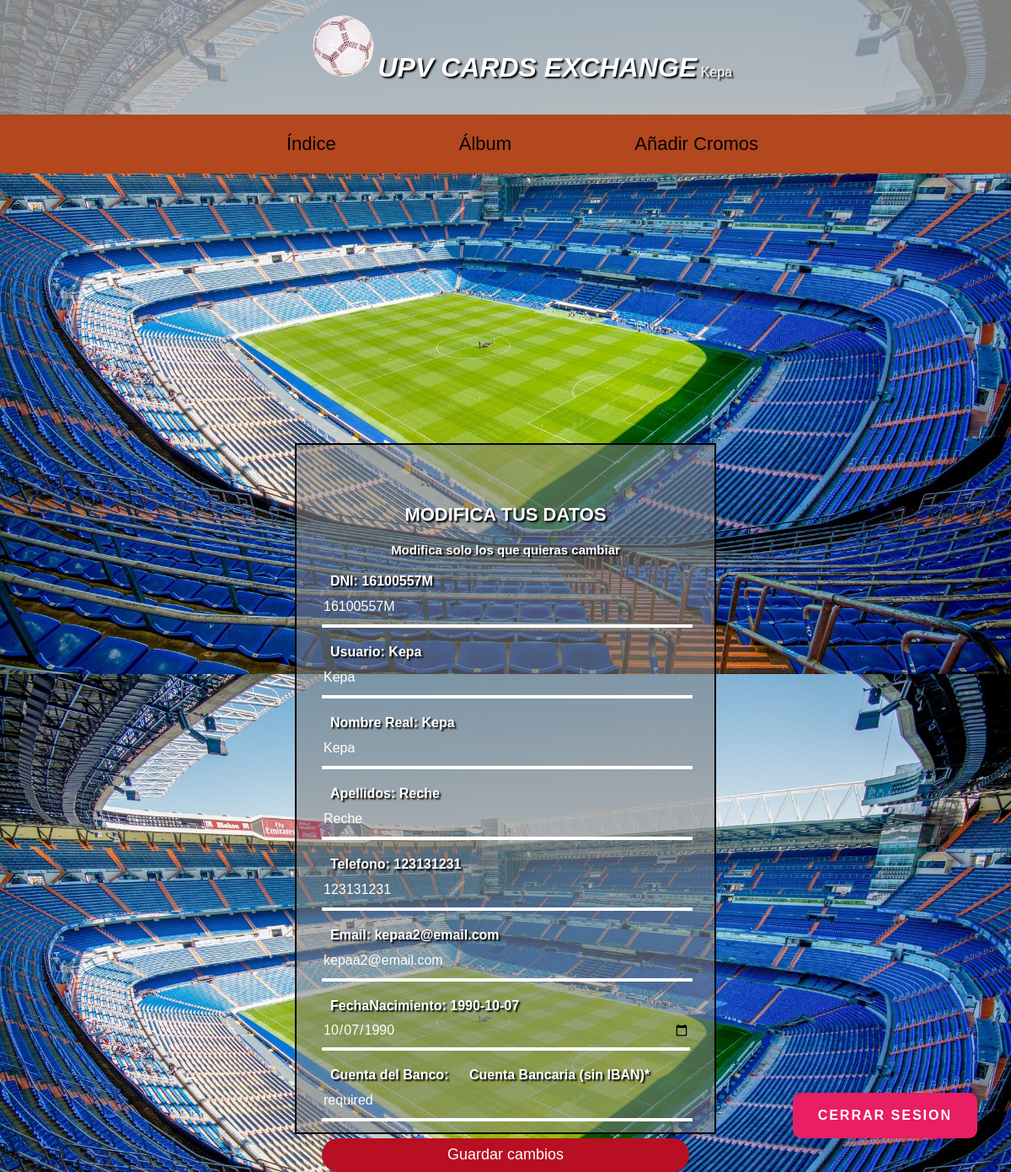
Screenshot of /app/modificarDatos.php (signed in) with the database file from the repository.
### tables this page shows
CREATE TABLE `usuario` (
  `NICK` varchar(20) NOT NULL,
  `PASSWD` varchar(255) NOT NULL,
  `EMAIL` varchar(20) DEFAULT NULL,
  `DNI` varchar(10) DEFAULT NULL,
  `NOMBRE` varchar(10) DEFAULT NULL,
  `APELLIDOS` varchar(30) DEFAULT NULL,
  `TELEFONO` int(11) DEFAULT NULL,
  `FECHANACIMIENTO` date DEFAULT NULL,
  `CUENTABANCO` varchar(255) DEFAULT NULL
);

### app/modificarDatos.php (the view, shortened to what this page needs)
<?php
    include_once("conexion.php");
?>
<!DOCTYPE html>
<html lang="es">
<head>
  <link rel="stylesheet" href="registro.css">
</head>
<body>
    <?php
    if(!isset($_SESSION['usuario']))
    {
        header("location: index.php");
    }
    else
    {
        $usuario = $_SESSION['usuario'];
        $consulta= "SELECT *FROM usuario WHERE NICK = '$usuario'";
        $fin = mysqli_query($conexion, $consulta);
        $lista = mysqli_fetch_array($fin);
    }
    ?>
    <header class="cabecera">
    <ul>
            <li>
                <div class="imagen_logo">
                    <img src="Proyecto_images/laliga.png">
                </div>
            </li>
            <li>
                <div class= "TituloPrincipal">
                    <em><h1>UPV CARDS EXCHANGE</h1></em>
                </div>
            </li>
        </ul>
        <?php
            echo $lista['NICK'];
        ?>
    </header>
    <nav class="menu">
    <ul>
      <?php
      echo '
      <li>
      <a href="index.php">Índice</a>
      </li>';
      echo '
      <li>
      <a href="album.php">Álbum</a>
      </li>';
      echo '
      <li>
      <a href="anadirCromos.php">Añadir Cromos</a>
      </li>';
      ?>
    </ul>
    </nav>
  <div class="container">
    <div class="login-box" style= height:820px>
      <h1>MODIFICA TUS DATOS</h1>
      <h4>Modifica solo los que quieras cambiar</h4>
      <form method = "post" id = "formulario">
        <label for="dni">DNI:
            <?php
                echo $lista["DNI"];
            ?>
        </label>
        <input type="bien" name = "dni" placeholder="Introduzca su DNI con mayuscula *" maxlength="9" value= <?php echo $lista["DNI"]; ?> required>
        <label for="username">Usuario:
            <?php
                echo $lista["NICK"];
            ?>
        </label>
        <input type="bien" name = "usuario" placeholder="Introduzca su nombre de usuario *" maxlength="20" value= <?php echo $lista["NICK"]; ?> required>
        <label for="nombre">Nombre Real:
            <?php
                echo $lista["NOMBRE"];
            ?>
        </label>
        <input type="bien" name = "nombre" placeholder="Introduzca su nombre" maxlength="20" value= <?php echo $lista["NOMBRE"]; ?> >
        <label for="apellidos">Apellidos:
            <?php
                echo $lista["APELLIDOS"];
            ?>
        </label>
        <input type="bien" name = "apellidos" placeholder="Introduzca sus apellidos" maxlength="20" value= <?php echo $lista["APELLIDOS"]; ?>>
        <label for="telefono">Telefono:
            <?php
                echo $lista["TELEFONO"];
            ?>
        </label>
        <input type="tel" name="telefono" id = "tlf"  placeholder="Introduzca su telefono" maxlength="9" pattern = "([0-9][ -]*){9}" value= <?php echo $lista["TELEFONO"]; ?> required>
        <label for="email">Email:
            <?php
                echo $lista["EMAIL"];
            ?>
        </label>
        <input type="email" name = "email" placeholder="Introduzca su e-mail *" maxlength="20" value= <?php echo $lista["EMAIL"]; ?> required>
        <label for="nacimiento">FechaNacimiento:
            <?php
                echo $lista["FECHANACIMIENTO"];
            ?>
        </label>
        <input type="date" name = "nacimiento" placeholder="Introduzca su nacimiento *" value= <?php echo $lista["FECHANACIMIENTO"]; ?> required>
        <label for="cuentaBanco">Cuenta del Banco:
        </label>
        <label for="cuentaBanco">Cuenta Bancaria (sin IBAN)*</label>
        <input type="bien" name = "cuentaBanco" placeholder="Introduzca su cuenta" pattern = "\d{20}" maxlength="20" value =
        <?php
            $claveCuentaBanco = "kePaReChe2021Joel";
            echo openssl_decrypt($lista["CUENTABANCO"], "AES-256-CBC", $claveCuentaBanco);
        ?> required>
        <input type="submit" name="boton_registro" value="Guardar cambios">
      </form>
    </div>
          <a href="logout.php" class="btn-flotante">Cerrar Sesion</a>
  </div>
</body>
</html>

### app/registro.css (style rules this page uses)
* { font-family:'Verdana', 'Arial Narrow', Arial, sans-serif; }
body { margin: 0; padding: 0; height: 100vh; background-image: url("Proyecto_images/estadio.jpg"); background-size: cover; }
.cabecera { background: rgba(177, 177, 177, 0.726); color: white; margin-top: 0px; text-align: center; text-shadow: 2px 2px 2px #000000; }
.cabecera ul { display: inline-block; }
.cabecera ul li { display: inline-block; }
.login-box { margin-top: 20%; margin-bottom: 10px; height: 920px; width: 500px; background: #8383838f; color: #fff; top: 50%; left: 50%; position: absolute; transform: translate(-50%, -50%); box-sizing: border-box; padding: 70px 30px; display: inline; border-width: 2px; border-style: solid; border-color: black; }
.login-box h1 { margin: 0; padding: 0 0 20px; text-align: center; font-size: 22px; text-shadow: 2px 2px 2px #000000; }
.login-box h4 { margin: 0; padding: 0 0 20px; text-align: center; font-size: 15px; text-shadow: 2px 2px 2px #000000; }
.login-box label { margin: 0; padding: 10px; font-weight: bold; text-shadow: 2px 2px 2px #000000; }
.login-box input { width: 100%; margin-bottom: 20px; border: none; border-bottom: 4px solid #fff; background: transparent; height: 40px; color: #fff; font-size: 16px; }
.login-box input[type="submit"] { border: none; height: 40px; background: #b80f22; color: #fff; font-size: 18px; border-radius: 20px; }
.btn-flotante { text-decoration: none; font-size: 16px; text-transform: uppercase; font-weight: bold; color: #ffffff; border-radius: 10px; letter-spacing:2px; background-color: #E91E63; padding: 18px 30px; position: fixed; bottom: 40px; right: 40px; transition: all 300ms ease 0ms; }
.menu { background: #B3471E; text-align: center; font-size: 22px; }
.menu ul { display: inline-block; }
.menu ul li { display: inline-block; }
.menu ul li a { text-decoration: none; color: rgb(2, 2, 2); padding: 70px ; }
::placeholder { color:white; }

### rows the page displays
usuario: NICK "Kepa", DNI "16100557M", dni "16100557M", usuario "Kepa", NOMBRE "Kepa", nombre "Kepa", APELLIDOS "Reche", apellidos "Reche", TELEFONO "123131231", telefono "123131231", EMAIL "kepaa2@email.com", email "kepaa2@email.com", FECHANACIMIENTO "1990-10-07", nacimiento "10/07/1990"
